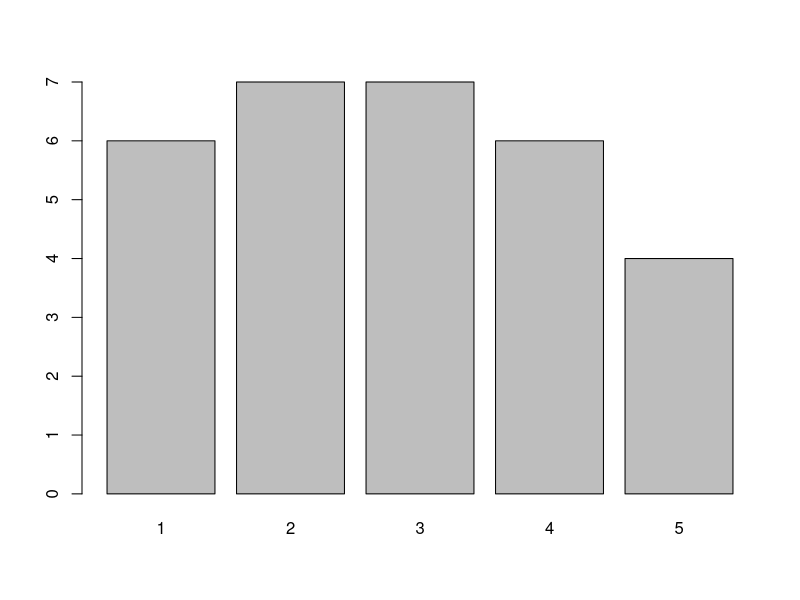
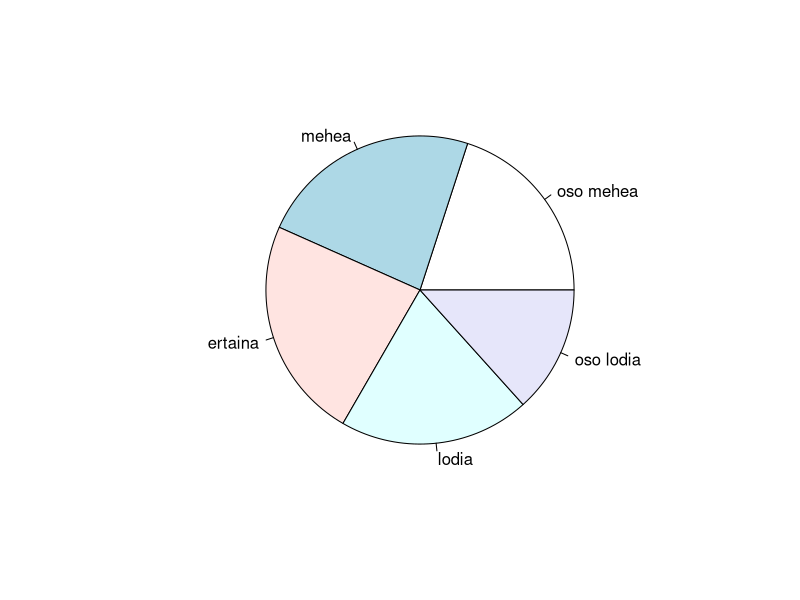
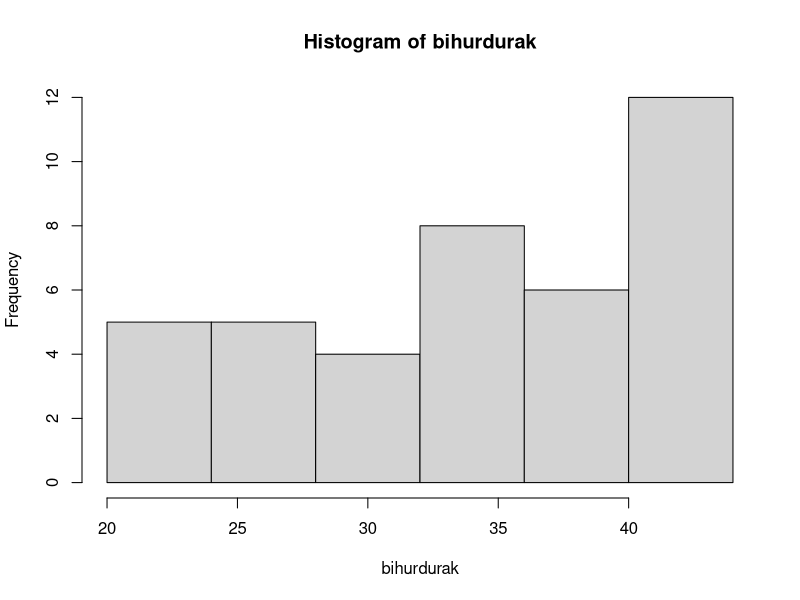
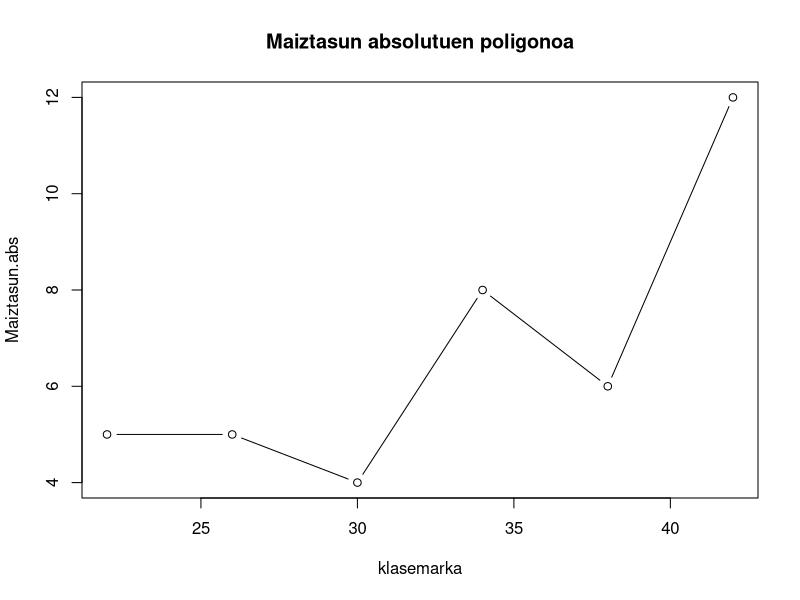

Recreate these plots in R, in order.
#1.ARIKETA
lodierak<-c(1,2,3,3,2,1,2,5,2,4,4,4,5,3,2,5,3,4,1,4,2,3,1,1,2,5,3,4,1,3)
#a)
table(lodierak)
a<-as.data.frame(table(lodierak))
a
lodiera<-a$lodierak
Maiztasun.abs<-a $Freq #bektorea sortu
sum(Maiztasun.abs)
Maiztasun.erl<-Maiztasun.abs/30
Met.maiztasun.abs<-cumsum(Maiztasun.abs)
Met.maiztasun.erl<-cumsum(Maiztasun.erl)
data.frame(lodiera,Maiztasun.abs,Met.maiztasun.abs,Maiztasun.erl,Met.maiztasun.erl)
#b)
barplot(table(lodierak))
#c)
tags<-c("oso mehea","mehea","ertaina","lodia","oso lodia")
pie(table(lodierak),tags)

#-------------------------------------------#

#2.ARIKETA
#df<-read.table("./Hauste_tentsioa.txt",header=T)
#df

#-------------------------------------------#

#3.ARIKETA

#a)
bihurdurak <- c(33,21,32,44,35,22,40,36,22,37,20,37,42,31,23,44,32,30,44,44,42,35,40,36,32,31,37,43,24,40,25,30,26,35,33,41,25,44,36,27)
heina<-(max(bihurdurak)-min(bihurdurak))/6
tarteak1<-seq(min(bihurdurak),max(bihurdurak),heina)
bihurdurak.tarte<-cut(bihurdurak,tarteak1,right=F,include.lowest=T)
table(bihurdurak.tarte)
a<-as.data.frame(table(bihurdurak.tarte))
a
Tarteak<-a $bihurdurak.tarte
Maiztasun.abs<-a $Freq
sum(Maiztasun.abs)
Maiztasun.erl<-Maiztasun.abs/40
Met.maiztasun.abs<-cumsum(Maiztasun.abs)
Met.maiztasun.erl<-cumsum(Maiztasun.erl)
data.frame(Tarteak,Maiztasun.abs,Met.maiztasun.abs,Maiztasun.erl,Met.maiztasun.erl)

#b)
hist(bihurdurak,breaks = tarteak1,right = F, include.lowest = T)

klasemarka<-c(22,26,30,34,38,42)
plot(klasemarka,Maiztasun.abs,type="b",main="Maiztasun absolutuen poligonoa")

#c)